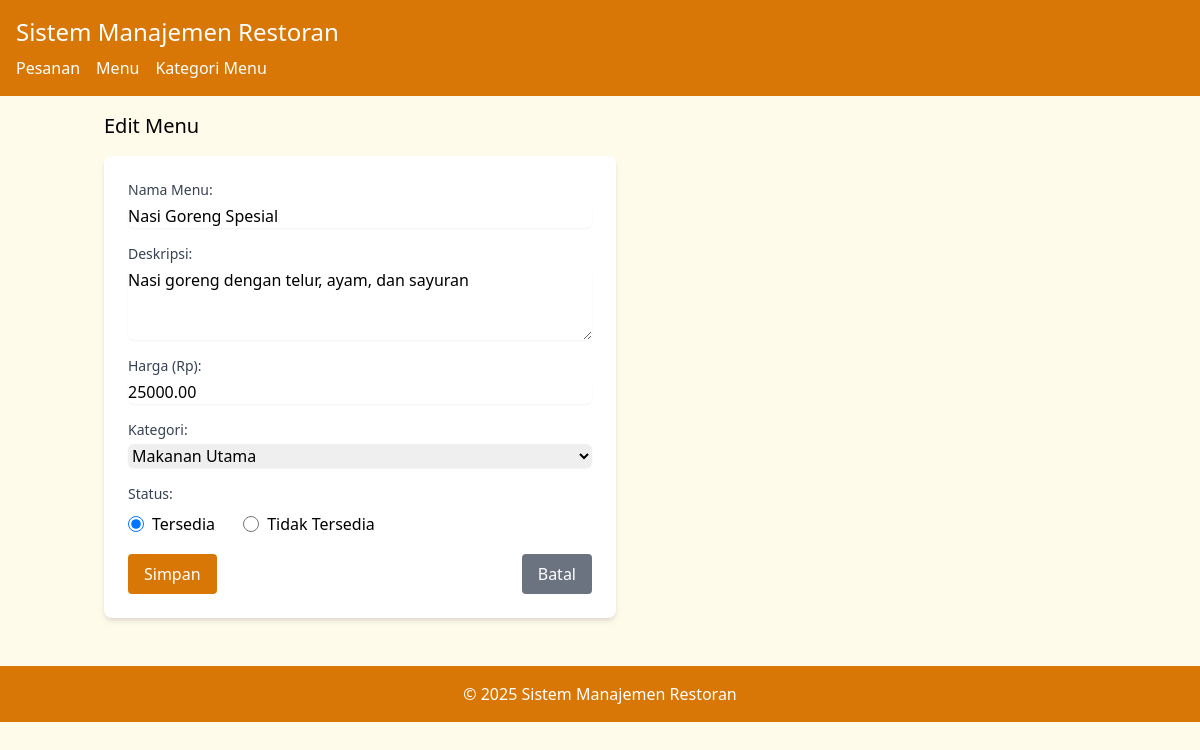
Page /index.php?entity=menu_item&action=edit&id=1 on the committed database.
### tables this page shows
CREATE TABLE menu_item (
    id INT AUTO_INCREMENT PRIMARY KEY,
    name VARCHAR(100) NOT NULL,
    description TEXT,
    price DECIMAL(10,2) NOT NULL,
    category_id INT NOT NULL,
    is_available BOOLEAN DEFAULT TRUE,
    FOREIGN KEY (category_id) REFERENCES menu_category(id)
);

CREATE TABLE menu_category (
    id INT AUTO_INCREMENT PRIMARY KEY,
    name VARCHAR(50) NOT NULL,
    description VARCHAR(255)
);

### model/MenuItem.php (called while the page is built, shortened)
<?php
require_once 'config/Database.php';
class MenuItem {
    private $conn;
    private $table = 'menu_item';
    public function __construct() {
        $database = new Database();
        $this->conn = $database->getConnection();
    }
    public function getById($id) {
        $query = "SELECT m.*, c.name as category_name
                FROM " . $this->table . " m
                JOIN menu_category c ON m.category_id = c.id
                WHERE m.id = :id";
        $stmt = $this->conn->prepare($query);
        $stmt->bindParam(':id', $id);
        $stmt->execute();
        return $stmt->fetch(PDO::FETCH_ASSOC);
    }
}
?>

### config/Database.php (called while the page is built, shortened)
<?php
class Database {
    private $host = "localhost";
    private $username = "root";
    private $password = "";
    private $database = "restaurant";
    private $port = 3307;
    public function __construct($port = 3307) {
        $this->port = $port;
    }
    public function getConnection() {
        $this->conn = null;
        try {
            $this->conn = new PDO(
                "mysql:host=" . $this->host . ";port=" . $this->port . ";dbname=" . $this->database,
                $this->username,
                $this->password
            );
            $this->conn->setAttribute(PDO::ATTR_ERRMODE, PDO::ERRMODE_EXCEPTION);
        } catch(PDOException $e) {
            echo "Connection error: " . $e->getMessage();
        }
        return $this->conn;
    }
}
?>

### model/MenuCategory.php (called while the page is built, shortened)
<?php
require_once 'config/Database.php';
class MenuCategory {
    private $conn;
    private $table = 'menu_category';
    public function __construct() {
        $database = new Database();
        $this->conn = $database->getConnection();
    }
    public function getAll() {
        $query = "SELECT * FROM " . $this->table;
        $stmt = $this->conn->prepare($query);
        $stmt->execute();
        return $stmt->fetchAll(PDO::FETCH_ASSOC);
    }
}
?>

### viewmodel/MenuItemViewModel.php (called while the page is built, shortened)
<?php
require_once 'model/MenuItem.php';
require_once 'model/MenuCategory.php';
class MenuItemViewModel {
    private $menuItem;
    private $menuCategory;
    public function __construct() {
        $this->menuItem = new MenuItem();
        $this->menuCategory = new MenuCategory();
    }
    public function getMenuItemById($id) {
        return $this->menuItem->getById($id);
    }
    public function getCategories() {
        return $this->menuCategory->getAll();
    }
}
?>

### views/menu_item_form.php (the view)
<?php
require_once 'views/template/header.php';
?>
<h2 class="text-xl mb-4"><?php echo isset($menuItem) ? 'Edit Menu' : 'Tambah Menu'; ?></h2>
<form action="index.php?entity=menu_item&action=<?php echo isset($menuItem) ? 'update&id=' . $menuItem['id'] : 'save'; ?>" method="POST" class="space-y-4 bg-white p-6 rounded-lg shadow-md max-w-lg">
    <div>
        <label class="block text-sm font-medium text-gray-700">Nama Menu:</label>
        <input type="text" name="name" value="<?php echo isset($menuItem) ? $menuItem['name'] : ''; ?>" class="mt-1 block w-full rounded-md border-gray-300 shadow-sm focus:border-yellow-500 focus:ring focus:ring-yellow-500 focus:ring-opacity-50" required>
    </div>
    <div>
        <label class="block text-sm font-medium text-gray-700">Deskripsi:</label>
        <textarea name="description" class="mt-1 block w-full rounded-md border-gray-300 shadow-sm focus:border-yellow-500 focus:ring focus:ring-yellow-500 focus:ring-opacity-50" rows="3"><?php echo isset($menuItem) ? $menuItem['description'] : ''; ?></textarea>
    </div>
    <div>
        <label class="block text-sm font-medium text-gray-700">Harga (Rp):</label>
        <input type="number" name="price" value="<?php echo isset($menuItem) ? $menuItem['price'] : ''; ?>" class="mt-1 block w-full rounded-md border-gray-300 shadow-sm focus:border-yellow-500 focus:ring focus:ring-yellow-500 focus:ring-opacity-50" required min="0" step="1000">
    </div>
    <div>
        <label class="block text-sm font-medium text-gray-700">Kategori:</label>
        <select name="category_id" class="mt-1 block w-full rounded-md border-gray-300 shadow-sm focus:border-yellow-500 focus:ring focus:ring-yellow-500 focus:ring-opacity-50" required>
            <?php foreach ($categories as $category): ?>
            <option value="<?php echo $category['id']; ?>" <?php echo isset($menuItem) && $menuItem['category_id'] == $category['id'] ? 'selected' : ''; ?>><?php echo $category['name']; ?></option>
            <?php endforeach; ?>
        </select>
    </div>
    <div>
        <label class="block text-sm font-medium text-gray-700">Status:</label>
        <div class="mt-2">
            <label class="inline-flex items-center">
                <input type="radio" name="is_available" value="1" class="focus:ring-yellow-500 h-4 w-4 text-yellow-600 border-gray-300" <?php echo !isset($menuItem) || $menuItem['is_available'] == 1 ? 'checked' : ''; ?>>
                <span class="ml-2">Tersedia</span>
            </label>
            <label class="inline-flex items-center ml-6">
                <input type="radio" name="is_available" value="0" class="focus:ring-yellow-500 h-4 w-4 text-yellow-600 border-gray-300" <?php echo isset($menuItem) && $menuItem['is_available'] == 0 ? 'checked' : ''; ?>>
                <span class="ml-2">Tidak Tersedia</span>
            </label>
        </div>
    </div>
    <div class="flex justify-between">
        <button type="submit" class="bg-yellow-600 text-white px-4 py-2 rounded hover:bg-yellow-700">Simpan</button>
        <a href="index.php?entity=menu_item" class="bg-gray-500 text-white px-4 py-2 rounded hover:bg-gray-600">Batal</a>
    </div>
</form>
<?php
require_once 'views/template/footer.php';
?>

### rows in the picture
menu_item: name "Nasi Goreng Spesial", description "Nasi goreng dengan telur, ayam, dan sayuran", price "25000.00", category_id "Makanan Utama", is_available "☑ Tersedia", is_available "☐ Tidak Tersedia"
